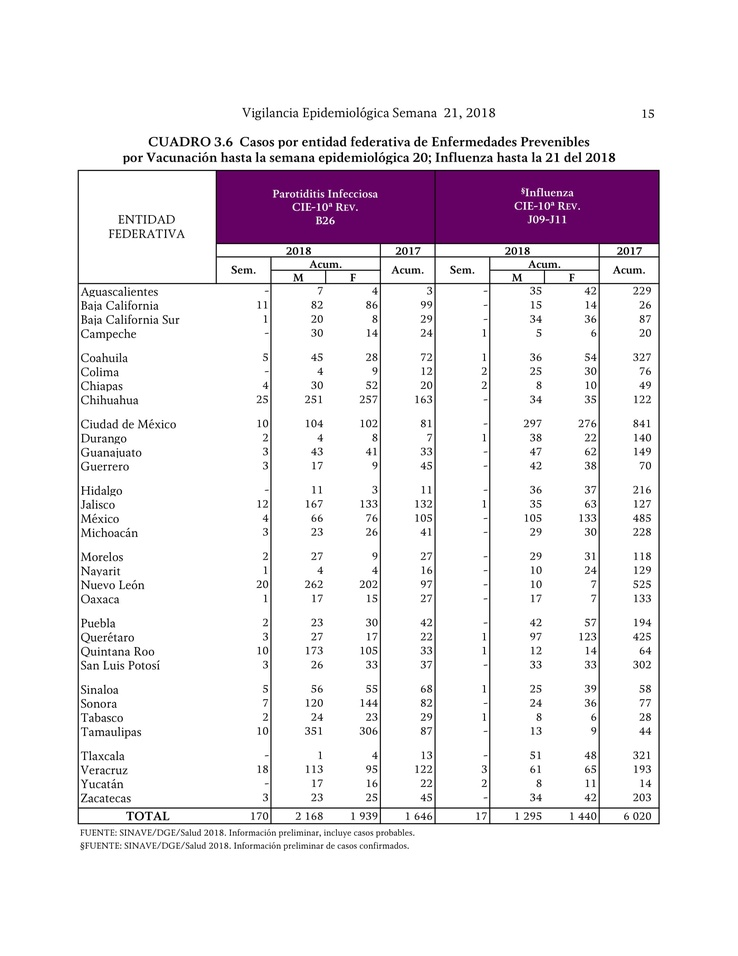
//> input picture dataextraction/sem21-15.jpg, 738 x 956 px, shrunk from 1700 x 2200 before the run
$ ./myextract   (built with g++ and OpenCV 4)
//> lines starting //> are read from the running program, lines starting //| are printed output that depends on the picture; after the words box and inside, x2 and y2 are one past the last pixel; in counts of white or black regions, pixels touching at a corner belong together
#include <iostream>
#include <opencv2/opencv.hpp>

using namespace std;
using namespace cv;

void internetSample(Mat);
void mycountours(Mat );
void mlines(Mat src);

int thresh = 100;
int max_thresh = 255;
RNG rng(12345);


int main()
{
    // Load source image
    string filename = "sem21-15.jpg";
    Mat src = imread(filename);
//> src is the input picture: 956 rows x 738 cols, CV_8UC3; mean B, G, R 239.1, 234.9, 239.2

    // Check if image is loaded fine
    if(!src.data) {
	cout << "Problem loading image!" << endl;
	return -1;
    }

    // show the original image
    namedWindow("original", WINDOW_NORMAL);
    imshow("original", src);

    //Transform source image to gray if it is not
    Mat gray;

    if (src.channels() == 3)
	cvtColor(src, gray, CV_BGR2GRAY);
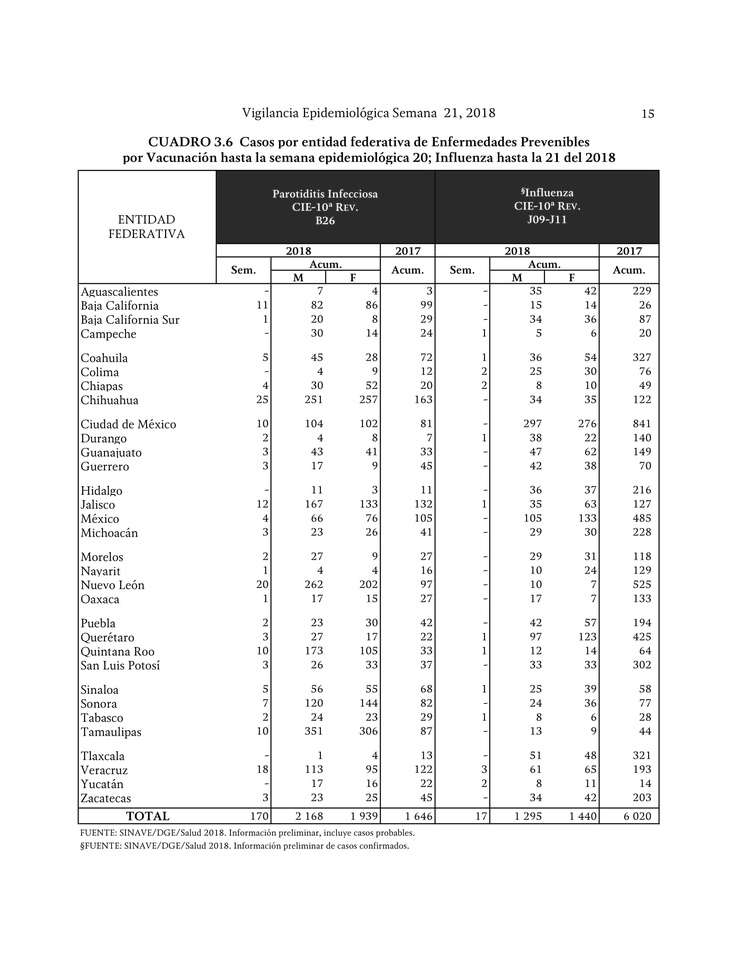
//> gray: 956 rows x 738 cols, CV_8UC1; min 0, max 255, mean 236.6

    else
	gray = src;


    //mycountours(gray);
    //mlines(src);
    internetSample(gray);

    waitKey(0);
    return 0;
}


// [44 lines left out: functions mycountours, mlines, not called in this run]


void internetSample(Mat gray) {

   // Apply adaptiveThreshold at the bitwise_not of gray, notice the ~ symbol
    Mat bw;
    Mat rsz;

    adaptiveThreshold(~gray, bw, 255, CV_ADAPTIVE_THRESH_MEAN_C, THRESH_BINARY, 15, -2);
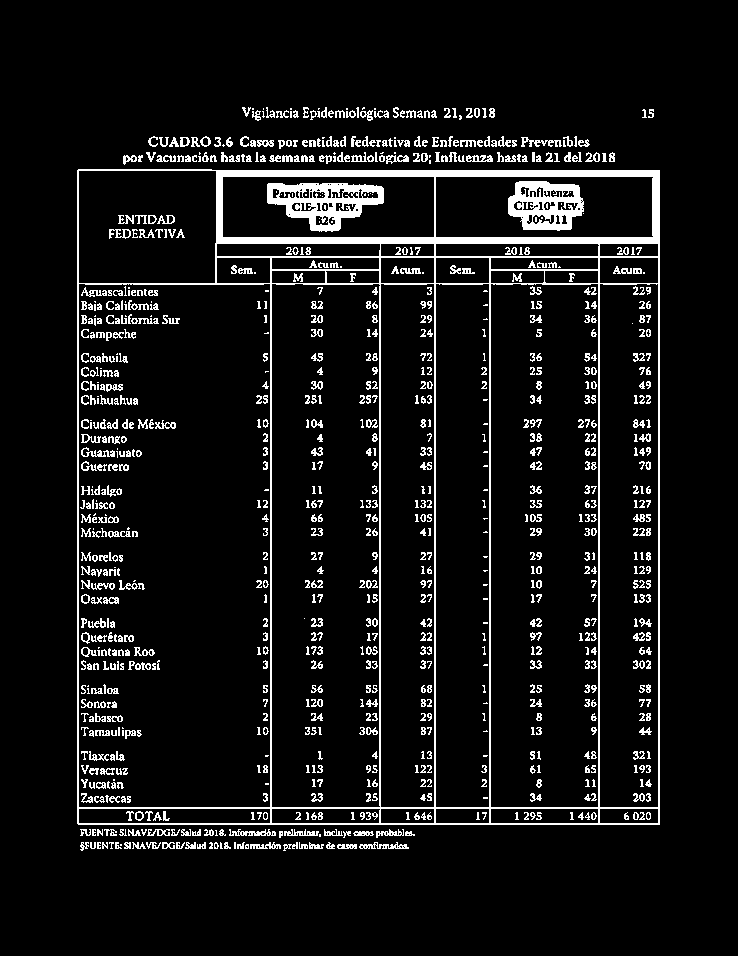
//> bw: 956 rows x 738 cols, CV_8UC1; 7.8% white; 964 white regions (196 under 20 px), largest, box (x1, y1, x2, y2) and area: (77, 169, 660, 825) 20447, (267, 183, 384, 232) 2919, (508, 181, 584, 231) 2377

    // Show binary image
    namedWindow("binary", WINDOW_NORMAL);
    imshow("binary", bw);


    // Create the images that will use to extract the horizonta and vertical lines
    Mat horizontal = bw.clone();
    Mat vertical = bw.clone();


    int scale = 15; // play with this variable in order to increase/decrease the amount of lines to be detected

    // Specify size on horizontal axis
    int horizontalsize = horizontal.cols / scale;
//> horizontalsize = 49

    // Create structure element for extracting horizontal lines through morphology operations
    Mat horizontalStructure = getStructuringElement(MORPH_RECT, Size(horizontalsize,1));
//> horizontalStructure = 49 values from 1 to 1

        // Apply morphology operations
    erode(horizontal, horizontal, horizontalStructure, Point(-1, -1));
    dilate(horizontal, horizontal, horizontalStructure, Point(-1, -1));
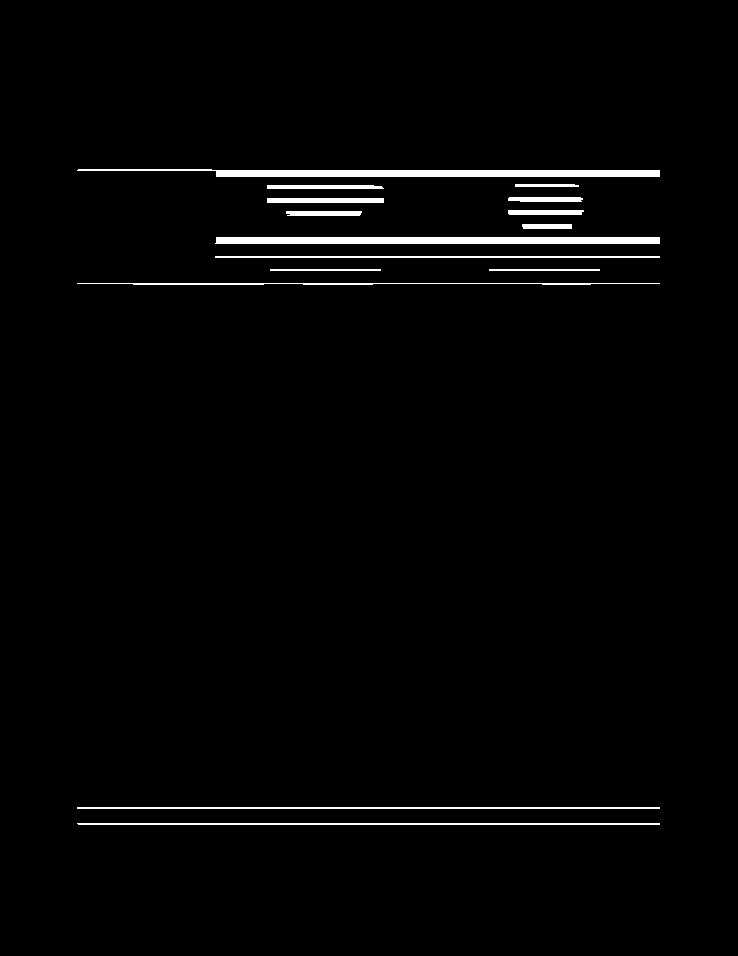
//> horizontal: 956 rows x 738 cols, CV_8UC1; 1.9% white; 15 white regions, largest, box (x1, y1, x2, y2) and area: (77, 169, 660, 177) 3381, (215, 237, 660, 244) 3109, (77, 807, 660, 809) 1166
    //    dilate(horizontal, horizontal, horizontalStructure, Point(-1, -1)); // expand horizontal lines

    // Show extracted horizontal lines
    namedWindow("horizontal", WINDOW_NORMAL);
    imshow("horizontal", horizontal);

     // Specify size on vertical axis
    int verticalsize = vertical.rows / scale;
//> verticalsize = 63

    // Create structure element for extracting vertical lines through morphology operations
    Mat verticalStructure = getStructuringElement(MORPH_RECT, Size( 1,verticalsize));
//> verticalStructure = 63 values from 1 to 1

    // Apply morphology operations
    erode(vertical, vertical, verticalStructure, Point(-1, -1));
    dilate(vertical, vertical, verticalStructure, Point(-1, -1));
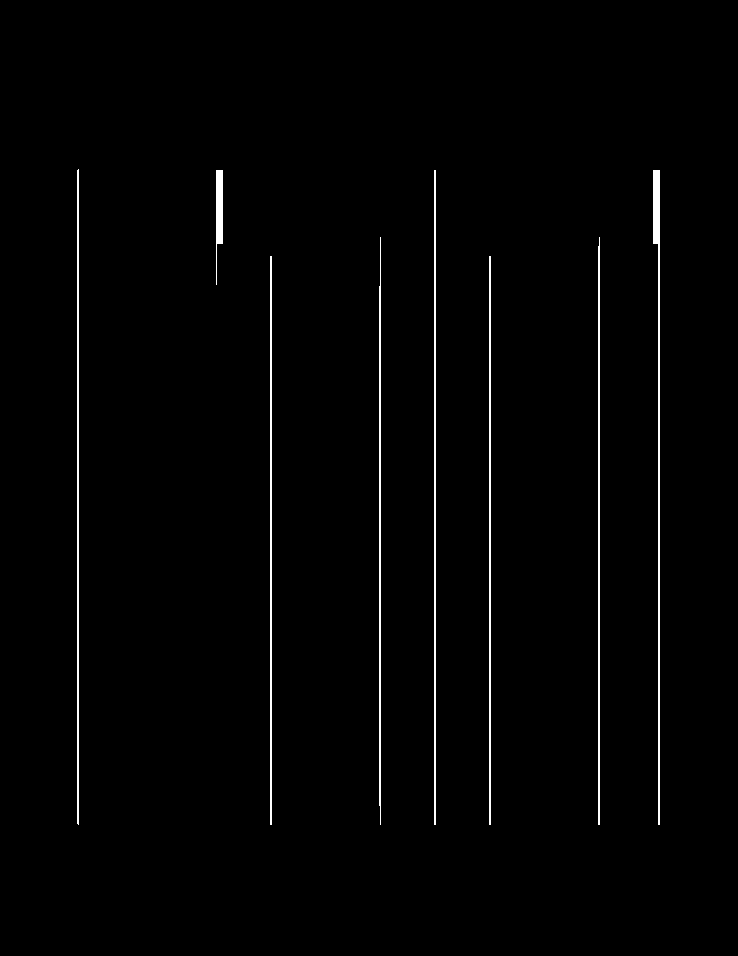
//> vertical: 956 rows x 738 cols, CV_8UC1; 1.3% white in thin lines or dots, all inside (x1, y1, x2, y2) = (77, 169, 660, 825)
//    dilate(vertical, vertical, verticalStructure, Point(-1, -1)); // expand vertical lines

    // Show extracted vertical lines
    namedWindow("vertical", WINDOW_NORMAL);
    imshow("vertical", vertical);

     // create a mask which includes the tables
    Mat mask = horizontal + vertical;
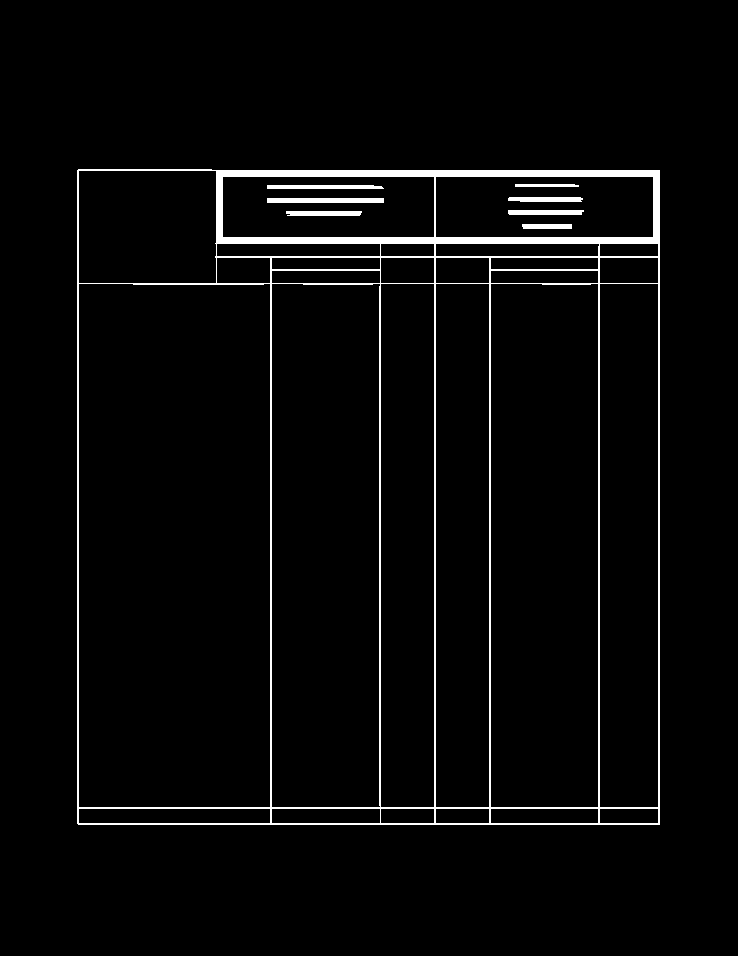
//> mask: 956 rows x 738 cols, CV_8UC1; 3.2% white; 8 white regions, largest, box (x1, y1, x2, y2) and area: (77, 169, 660, 825) 20053, (267, 198, 384, 203) 585, (267, 185, 384, 189) 455
    namedWindow("mask", WINDOW_NORMAL);
    imshow("mask", mask);

    // find the joints between the lines of the tables, we will use this information in order to descriminate tables from pictures (tables will contain more than 4 joints while a picture only 4 (i.e. at the corners))
    Mat joints;
    bitwise_and(horizontal, vertical, joints);
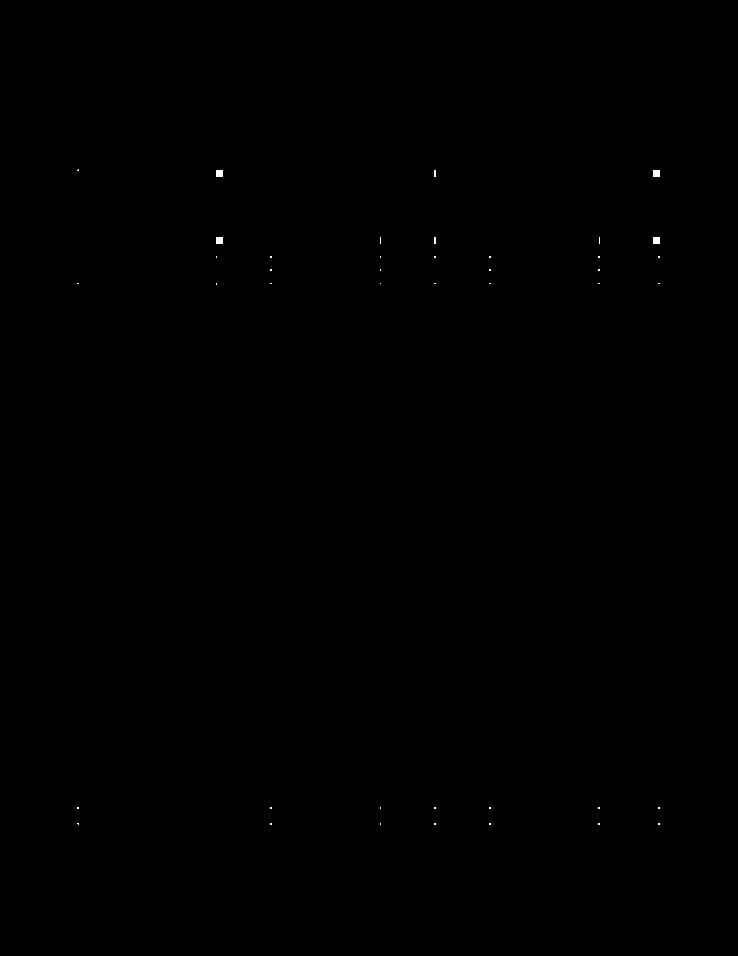
//> joints: 956 rows x 738 cols, CV_8UC1; 0.05% white; 42 white regions (38 under 20 px), largest, box (x1, y1, x2, y2) and area: (216, 170, 223, 177) 49, (653, 170, 660, 177) 49, (216, 237, 223, 244) 49, (653, 237, 660, 244) 49
    namedWindow("joints", WINDOW_NORMAL);
    imshow("joints", joints);

// [46 lines of commented-out code are left out]


}
